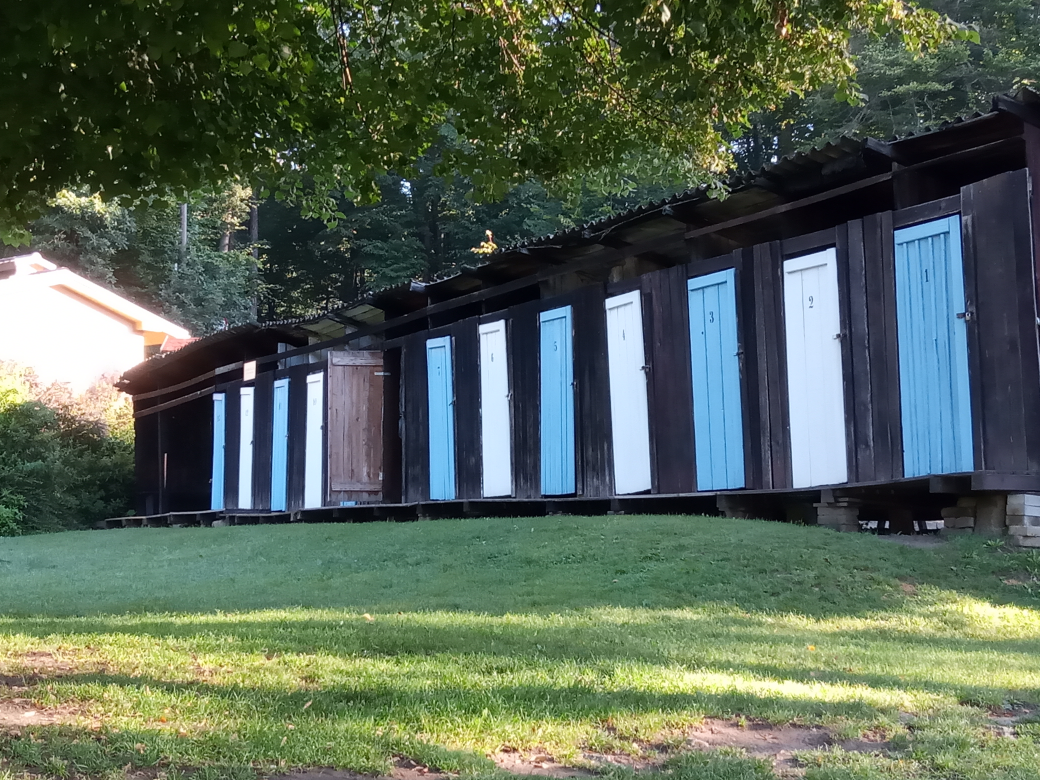
#> input picture Plovarna_IMG_20220804_075303.jpg, 4160 x 3120 px (shown at 1/4 size)
$ python -i crop-pexeso.py   (imports and definitions only)
#> lines starting #> are read from the running program, lines starting #| are printed output that depends on the picture; after the words box and inside, x2 and y2 are one past the last pixel; in counts of white or black regions, pixels touching at a corner belong together
#> further down, picture is the input picture: PIL image 4160x3120 RGB; mean R, G, B 87.4, 102, 87.3
#!/usr/bin/env python3
"""Ořeže fotky pro pexeso na čtverec a uloží je jako webp do assets/pexeso/.

Použití:
    python3 tools/crop-pexeso.py <slozka-s-originaly> [--size 640]

Potřebuje Pillow:  pip install pillow

Ze vstupní složky se berou soubory podle tabulky MOTIFS níž (hledá se
podle názvu, na velikosti písmen nezáleží). Z každé fotky se vyřízne
největší čtverec a zmenší na --size. Výsledek: assets/pexeso/<slug>.webp
Stejné slugy používá seznam MOTIFS v pexeso.js.

Zdrojem může být i PDF se skenem (pak je potřeba i PyMuPDF:
pip install pymupdf) — vytáhne se z něj fotka a ořeže bílý okraj skenu.
"""

import argparse
import io
import os
import sys

try:
    from PIL import Image, ImageOps
except ImportError:
    sys.exit("Chybí Pillow. Nainstalujte ho:  pip install pillow")

# (původní soubor, výstupní slug, svislé těžiště ořezu 0.0 = horní okraj,
#  0.5 = střed, 1.0 = spodní okraj). Čtvrtý prvek je volitelné vodorovné
#  těžiště (0.0 = levý okraj, 0.5 = střed, 1.0 = pravý) — bez něj se řeže
#  na střed.
MOTIFS = [
    ("Hlaska_IMG_20220804_074346.jpg", "hlaska-1", 0.5),
    ("img303.pdf", "depo33-pred", 0.5, 0.47),
    ("Kaple_DSC02315.JPG", "kaple", 0.5),
    ("OU_IMG_20220805_072214.jpg", "obecni-urad", 0.28),
    ("Plovarna_IMG_20220804_075303.jpg", "plovarna", 0.5),
    ("Poddubi_20240622_095722.JPG", "poddubi-1", 0.5),
    ("IMG_9354.JPG", "depo33-po", 0.5, 0.28),
    ("Rybarska chata_20240614_183346.JPG", "rybarska-chata", 0.5),
    ("U Altanu_DSC_0040.JPG", "u-altanu", 0.5),
    ("Chaty za trati_20240616_105045.JPG", "chaty-za-trati", 0.5),
    ("K nadrazi_IMG_20210108_140303.jpg", "k-nadrazi", 0.5),
    ("Hlavni_IMG_20210107_130653.jpg", "hlavni", 0.5),
    ("Borovice_DSC_0048.JPG", "borovice", 0.5),
    ("Houba_20251020_160901.JPG", "houba", 0.5),
    ("Tuscany Superb_3.jpg", "tuscany-superb", 0.5),
    ("IMG_0942.jpg", "jezek", 0.5),
]

OUT_DIR = os.path.join("assets", "pexeso")


# [40 lines left out: functions find, square, open_source, not called in this run]


def trim_border(image, threshold=225, inset=16):
    """Odřízne bílý okraj skenu a ještě kousek navíc, ať nesvítí zbytek.

    Jednotlivé smítka v okraji by bounding box roztáhla, proto se řeže
    podle řádků a sloupců: okraj je ten, kde skoro nic není.
    """
#> called with threshold = 225, inset = 16
    ink = image.convert("L").point(lambda v: 0 if v > threshold else 255)
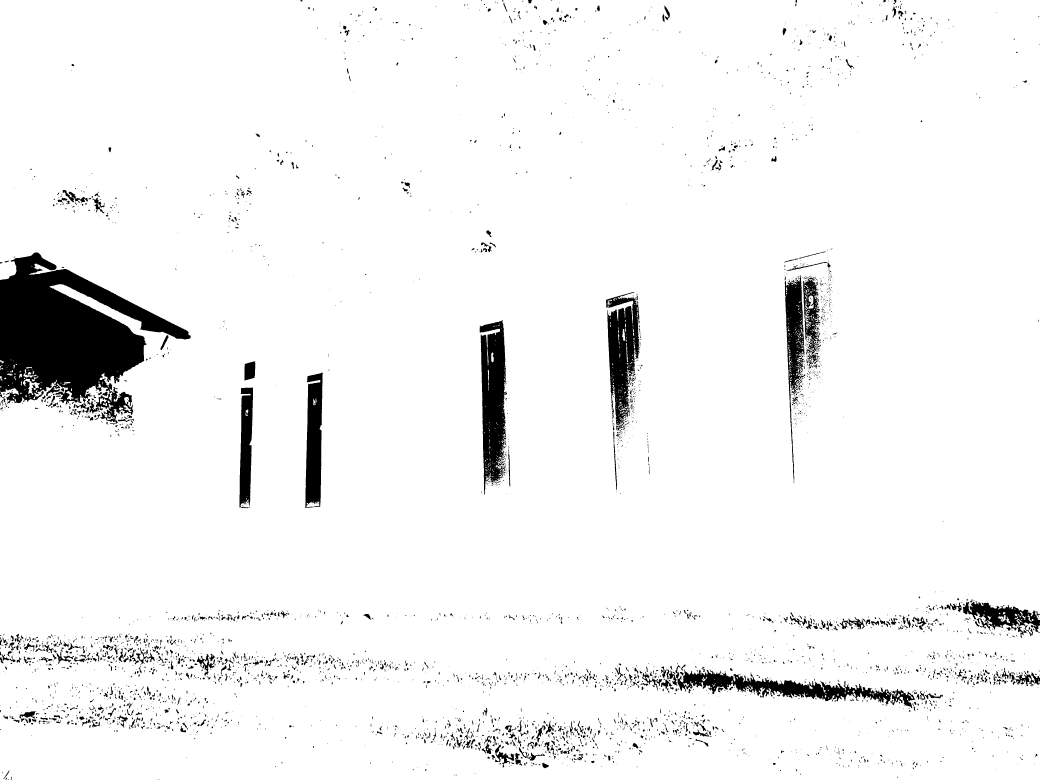
#> ink: PIL image 4160x3120 L (shown at 1/4 size); 95% white; 4372 black regions (2889 under 20 px), largest, box (x1, y1, x2, y2) and area: (0, 1010, 763, 1618) 246800, (1918, 1281, 2028, 1979) 52040, (2702, 2661, 3660, 2832) 42239
    width, height = ink.size
#> width = 4160; height = 3120
    rows = list(ink.resize((1, height), Image.BOX).getdata())
#> rows = 3120 values, max 255 at index 102, min 193 at index 1312, mean 242.3
    cols = list(ink.resize((width, 1), Image.BOX).getdata())
#> cols = 4160 values, max 255 at index 1117, min 197 at index 1938, mean 242.3

    def span(values, limit=38):
#> called with limit = 38
        start = 0
        while start < len(values) and values[start] < limit:
            start += 1
#> this loop made 0 passes
#> after the loop, start = 0
        end = len(values) - 1
#> end = 3119
        while end > start and values[end] < limit:
            end -= 1
#> after the loop, end = 3119
        return start, end + 1

    top, bottom = span(rows)
#> top = 0; bottom = 3120
    left, right = span(cols)
#> left = 0; right = 4160
    left, top = left + inset, top + inset
#> left = 16; top = 16
    right, bottom = right - inset, bottom - inset
#> right = 4144; bottom = 3104
    if right - left < 1 or bottom - top < 1:
        return image
    return image.crop((left, top, right, bottom))
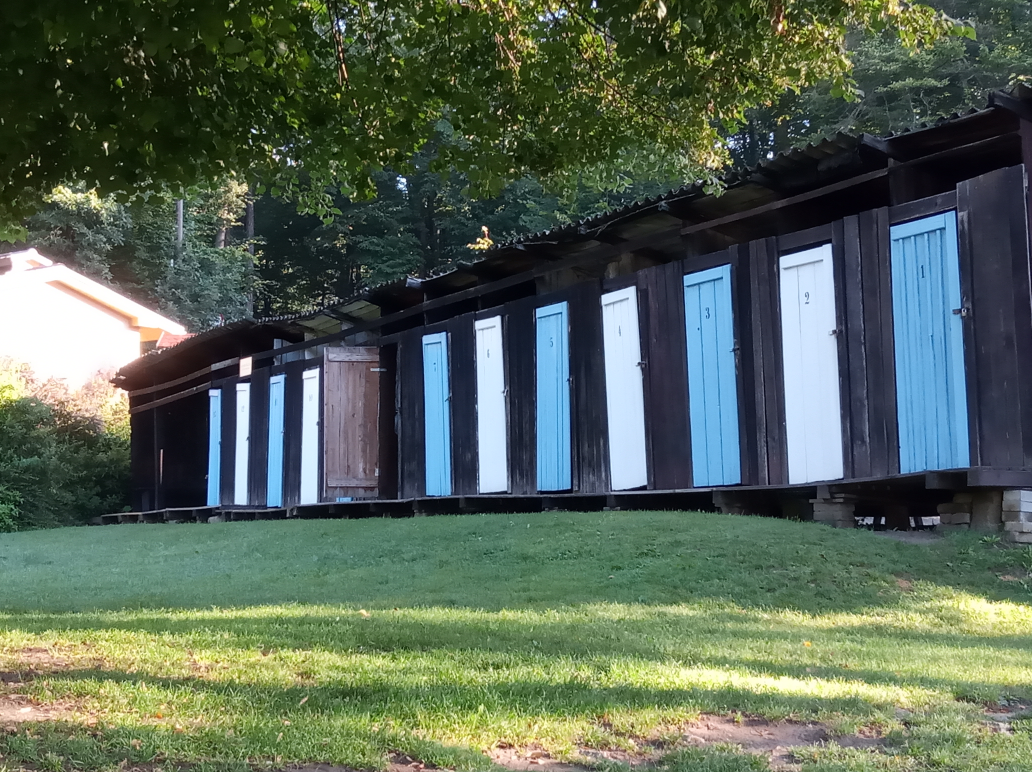
#> returned value: PIL image 4128x3088 RGB (shown at 1/4 size); mean R, G, B 87.3, 102.1, 87.5


# [35 lines left out: function main, not called in this run]


# [2 lines not run here, left out]

>>> from PIL import Image
>>> picture = Image.open('../Plovarna_IMG_20220804_075303.jpg')
>>> result = trim_border(picture)

$ run again, on Tuscany Superb_3.jpg
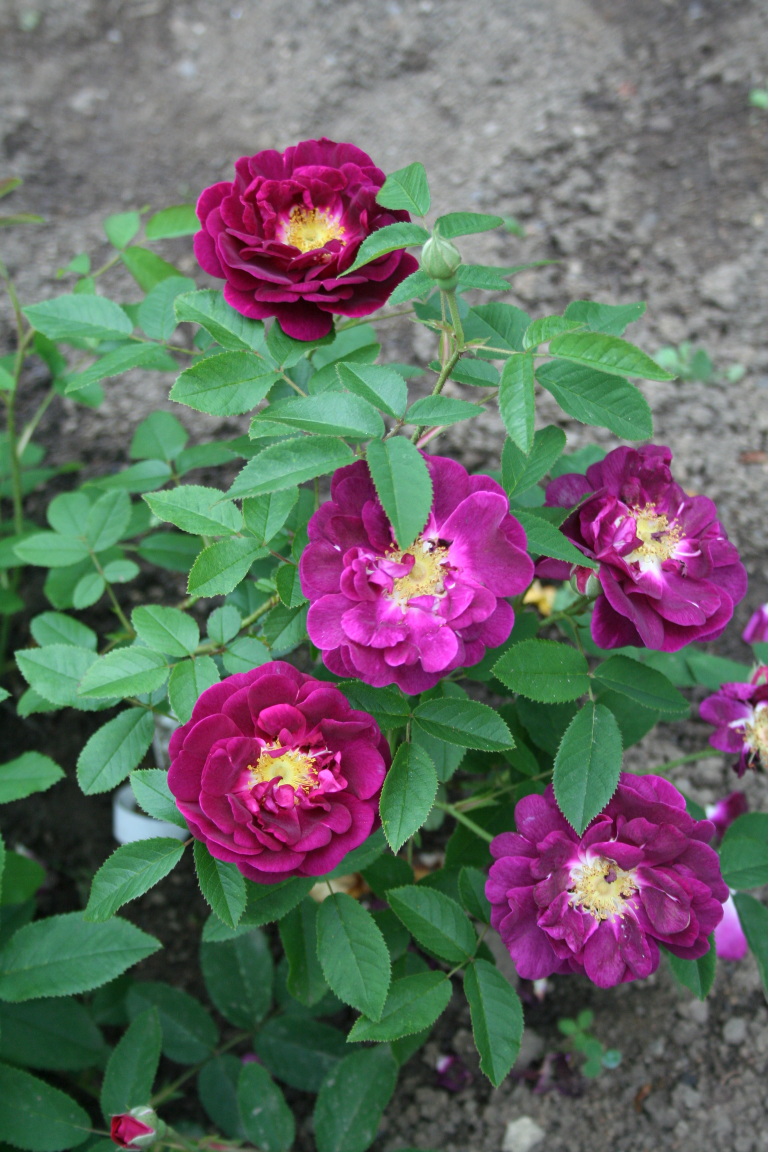
#> input picture Tuscany Superb_3.jpg, 2304 x 3456 px (shown at 1/3 size)
#> picture is the input picture: PIL image 2304x3456 RGB; mean R, G, B 102.8, 104.8, 101.2
#> in trim_border, `ink = image.convert("L").point(lambda v: 0 if v > threshold else 255)`:
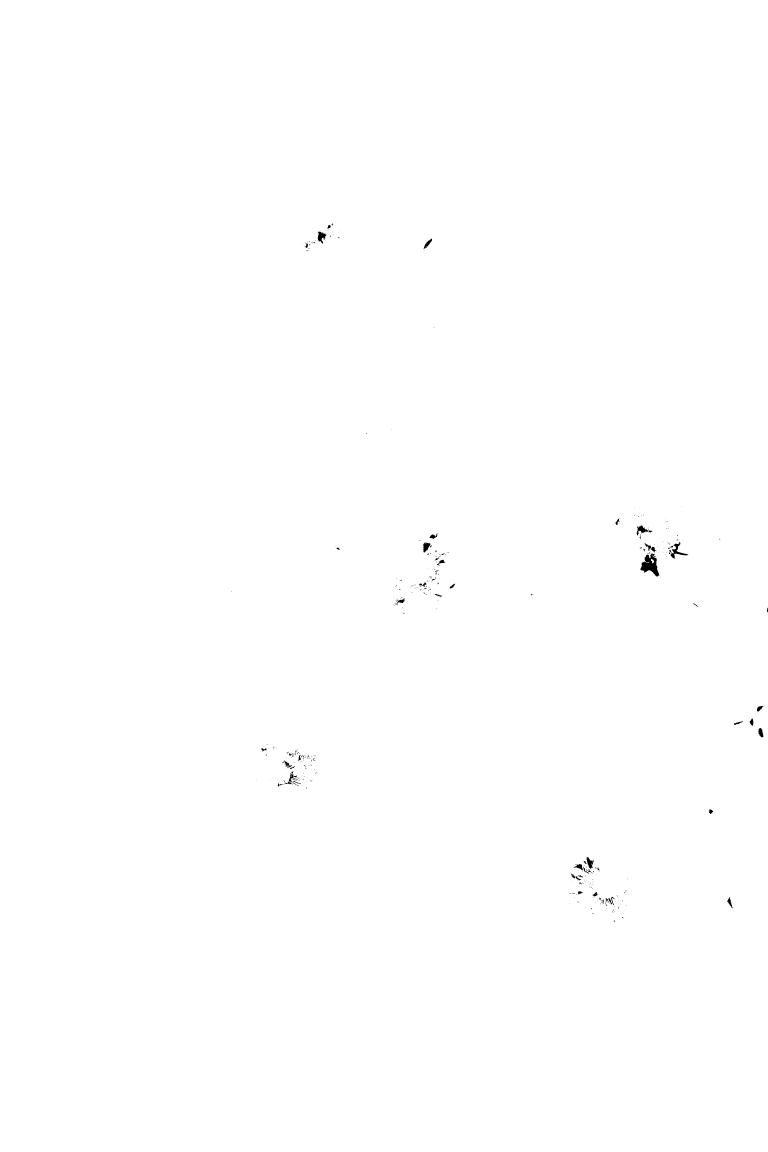
#> ink: PIL image 2304x3456 L (shown at 1/3 size); 99.9% white; 401 black regions (339 under 20 px), largest, box (x1, y1, x2, y2) and area: (1921, 1661, 1978, 1730) 2042, (2008, 1627, 2065, 1676) 693, (953, 694, 980, 731) 507
#> rows = 3456 values, max 255 at index 0, min 248 at index 1664, mean 254.7
#> cols = 2304 values, max 255 at index 0, min 250 at index 1938, mean 254.7
#> after the loop in span, `while start < len(values) and values[start] < limit:`: start = 0
#> in span, `end = len(values) - 1`: end = 3455
#> in trim_border, `top, bottom = span(rows)`: top = 0; bottom = 3456
#> in trim_border, `left, right = span(cols)`: left = 0; right = 2304
#> in trim_border, `left, top = left + inset, top + inset`: left = 16
#> in trim_border, `right, bottom = right - inset, bottom - inset`: right = 2288; bottom = 3440
#> in trim_border, `return image.crop((left, top, right, bottom))`:
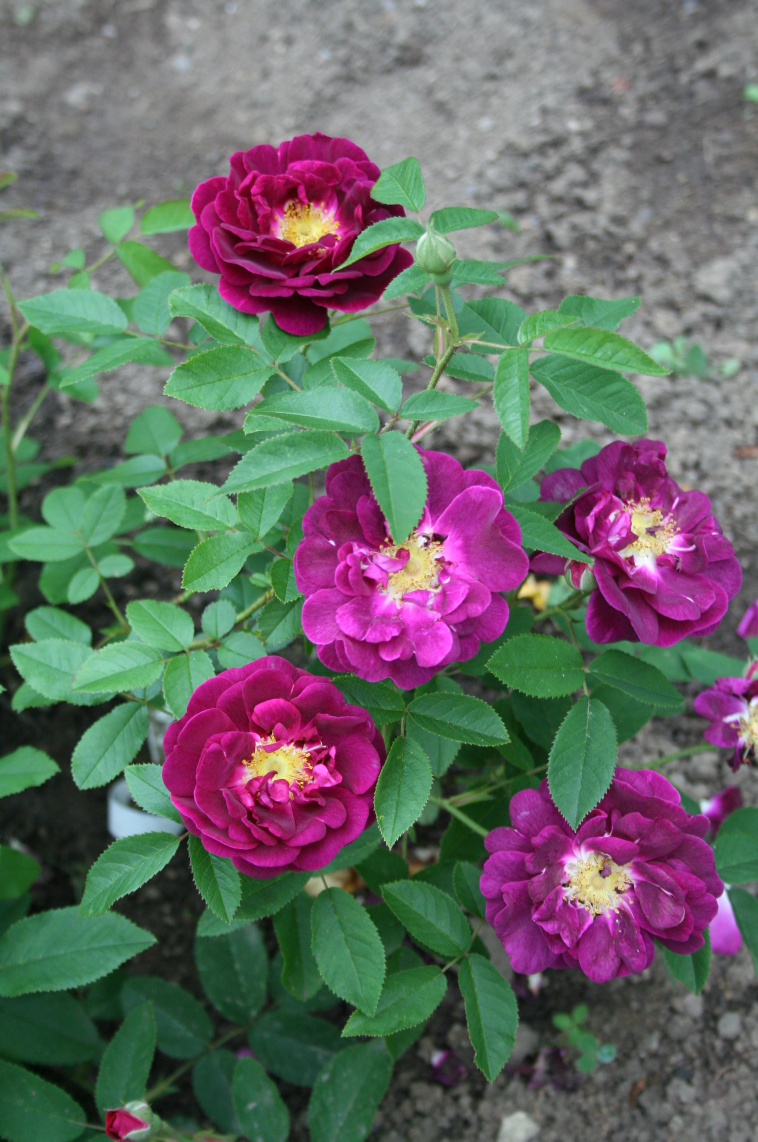
#> returned value: PIL image 2272x3424 RGB (shown at 1/3 size); mean R, G, B 102.9, 104.7, 101.2
